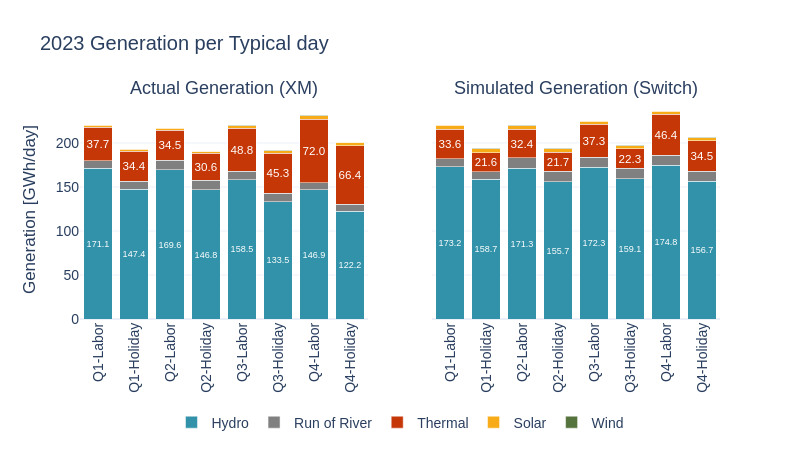

The notebook cell saved with this chart:
### Code cell
sw.dispatch.plot_generation_per_typical_day(gen_res, gen_disp)

### Figure 1 — Plotly figure (JSON) as saved in the notebook; plotly's stock layout.template omitted (floating-point values rounded to 4 significant figures)
{"data": [{"insidetextanchor": "middle", "marker": {"color": "#3292A9"}, "name": "Hydro", "text": ["171.1", "147.4", "169.6", "146.8", "158.5", "133.5", "146.9", "122.2"], "textangle": 0, "textposition": "inside", "texttemplate": "%{text}", "type": "bar", "x": ["Q1-Labor", "Q1-Holiday", "Q2-Labor", "Q2-Holiday", "Q3-Labor", "Q3-Holiday", "Q4-Labor", "Q4-Holiday"], "xaxis": "x", "y": [171.1, 147.4, 169.6, 146.8, 158.5, 133.5, 146.9, 122.2], "yaxis": "y"}, {"insidetextanchor": "middle", "marker": {"color": "#808080"}, "name": "Run of River", "text": ["", "", "", "", "", "", "", ""], "textangle": 0, "textposition": "inside", "texttemplate": "%{text}", "type": "bar", "x": ["Q1-Labor", "Q1-Holiday", "Q2-Labor", "Q2-Holiday", "Q3-Labor", "Q3-Holiday", "Q4-Labor", "Q4-Holiday"], "xaxis": "x", "y": [8.928, 8.913, 10.5, 10.77, 9.243, 9.362, 7.85, 8.153], "yaxis": "y"}, {"insidetextanchor": "middle", "marker": {"color": "#C53707"}, "name": "Thermal", "text": ["37.7", "34.4", "34.5", "30.6", "48.8", "45.3", "72.0", "66.4"], "textangle": 0, "textposition": "inside", "texttemplate": "%{text}", "type": "bar", "x": ["Q1-Labor", "Q1-Holiday", "Q2-Labor", "Q2-Holiday", "Q3-Labor", "Q3-Holiday", "Q4-Labor", "Q4-Holiday"], "xaxis": "x", "y": [37.73, 34.43, 34.5, 30.58, 48.8, 45.28, 71.98, 66.44], "yaxis": "y"}, {"insidetextanchor": "middle", "marker": {"color": "#F7AB17"}, "name": "Solar", "text": ["", "", "", "", "", "", "", ""], "textangle": 0, "textposition": "inside", "texttemplate": "%{text}", "type": "bar", "x": ["Q1-Labor", "Q1-Holiday", "Q2-Labor", "Q2-Holiday", "Q3-Labor", "Q3-Holiday", "Q4-Labor", "Q4-Holiday"], "xaxis": "x", "y": [2.224, 2.192, 2.307, 2.207, 3.158, 3.122, 4.321, 3.938], "yaxis": "y"}, {"insidetextanchor": "middle", "marker": {"color": "#55733D"}, "name": "Wind", "text": ["", "", "", "", "", "", "", ""], "textangle": 0, "textposition": "inside", "texttemplate": "%{text}", "type": "bar", "x": ["Q1-Labor", "Q1-Holiday", "Q2-Labor", "Q2-Holiday", "Q3-Labor", "Q3-Holiday", "Q4-Labor", "Q4-Holiday"], "xaxis": "x", "y": [0.5147, 0.5072, 0.5385, 0.4895, 0.5042, 0.5134, 0.3709, 0.3365], "yaxis": "y"}, {"insidetextanchor": "middle", "marker": {"color": "#3292A9"}, "name": "Hydro", "showlegend": false, "text": ["173.2", "158.7", "171.3", "155.7", "172.3", "159.1", "174.8", "156.7"], "textangle": 0, "textposition": "inside", "texttemplate": "%{text:.1f}", "type": "bar", "x": ["Q1-Labor", "Q1-Holiday", "Q2-Labor", "Q2-Holiday", "Q3-Labor", "Q3-Holiday", "Q4-Labor", "Q4-Holiday"], "xaxis": "x2", "y": [173.2, 158.7, 171.3, 155.7, 172.3, 159.1, 174.8, 156.7], "yaxis": "y2"}, {"insidetextanchor": "middle", "marker": {"color": "#808080"}, "name": "Run of River", "showlegend": false, "text": ["", "", "", "", "", "", "", ""], "textangle": 0, "textposition": "inside", "texttemplate": "%{text:.1f}", "type": "bar", "x": ["Q1-Labor", "Q1-Holiday", "Q2-Labor", "Q2-Holiday", "Q3-Labor", "Q3-Holiday", "Q4-Labor", "Q4-Holiday"], "xaxis": "x2", "y": [8.969, 8.791, 11.86, 12.32, 11.57, 11.98, 11.14, 11.13], "yaxis": "y2"}, {"insidetextanchor": "middle", "marker": {"color": "#C53707"}, "name": "Thermal", "showlegend": false, "text": ["33.6", "21.6", "32.4", "21.7", "37.3", "22.3", "46.4", "34.5"], "textangle": 0, "textposition": "inside", "texttemplate": "%{text:.1f}", "type": "bar", "x": ["Q1-Labor", "Q1-Holiday", "Q2-Labor", "Q2-Holiday", "Q3-Labor", "Q3-Holiday", "Q4-Labor", "Q4-Holiday"], "xaxis": "x2", "y": [33.63, 21.58, 32.37, 21.71, 37.34, 22.27, 46.44, 34.45], "yaxis": "y2"}, {"insidetextanchor": "middle", "marker": {"color": "#F7AB17"}, "name": "Solar", "showlegend": false, "text": ["", "", "", "", "", "", "", ""], "textangle": 0, "textposition": "inside", "texttemplate": "%{text:.1f}", "type": "bar", "x": ["Q1-Labor", "Q1-Holiday", "Q2-Labor", "Q2-Holiday", "Q3-Labor", "Q3-Holiday", "Q4-Labor", "Q4-Holiday"], "xaxis": "x2", "y": [4.27, 4.261, 3.864, 3.838, 3.693, 3.714, 3.498, 3.503], "yaxis": "y2"}, {"insidetextanchor": "middle", "marker": {"color": "#55733D"}, "name": "Wind", "showlegend": false, "text": ["", "", "", "", "", "", "", ""], "textangle": 0, "textposition": "inside", "texttemplate": "%{text:.1f}", "type": "bar", "x": ["Q1-Labor", "Q1-Holiday", "Q2-Labor", "Q2-Holiday", "Q3-Labor", "Q3-Holiday", "Q4-Labor", "Q4-Holiday"], "xaxis": "x2", "y": [0.6379, 0.6439, 0.603, 0.6033, 0.5907, 0.6025, 0.5134, 0.5176], "yaxis": "y2"}], "layout": {"annotations": [{"font": {"size": 18}, "showarrow": false, "text": "Actual Generation (XM)", "x": 0.225, "xanchor": "center", "xref": "paper", "y": 1, "yanchor": "bottom", "yref": "paper"}, {"font": {"size": 18}, "showarrow": false, "text": "Simulated Generation (Switch)", "x": 0.775, "xanchor": "center", "xref": "paper", "y": 1, "yanchor": "bottom", "yref": "paper"}], "barmode": "stack", "font": {"family": "Arial", "size": 14}, "height": 450, "legend": {"orientation": "h", "traceorder": "normal", "x": 0.5, "xanchor": "center", "y": -0.4}, "title": {"text": "2023 Generation per Typical day"}, "width": 800, "xaxis": {"anchor": "y", "domain": [0, 0.45], "tickangle": -90}, "xaxis2": {"anchor": "y2", "domain": [0.55, 1], "tickangle": -90}, "yaxis": {"anchor": "x", "domain": [0, 1], "title": {"text": "Generation [GWh/day]"}}, "yaxis2": {"anchor": "x2", "domain": [0, 1], "matches": "y", "showticklabels": false}}}
